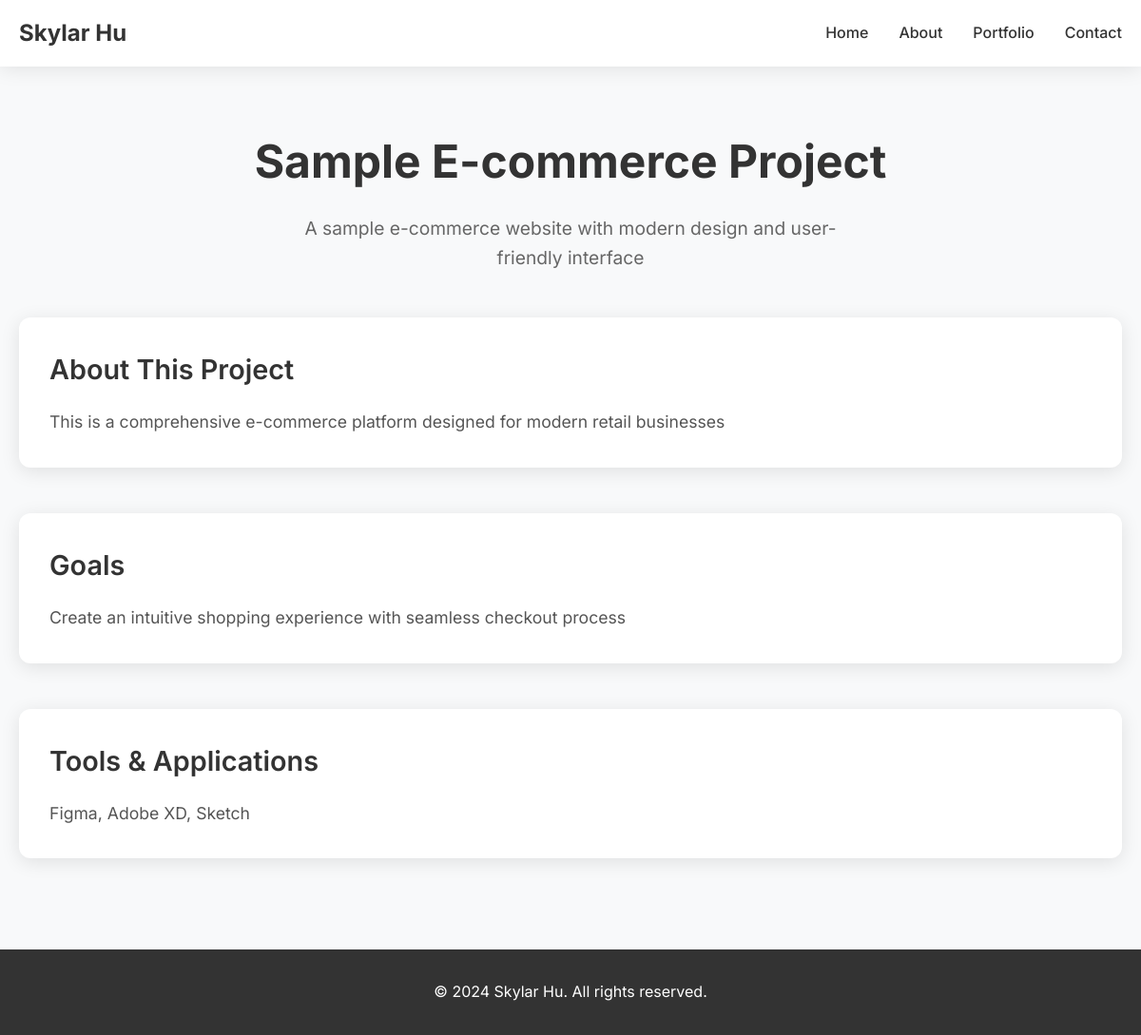
The page /ecommerce/1 on the database its author committed.
### portfolioapp/models.py (models this page shows, shortened)
class EcommerceProject(models.Model):
    title = models.CharField(max_length=128)
    description = models.TextField()
    image = models.ImageField(upload_to='images/ecommerce/')
    link = models.URLField(blank=True)
    date_posted = models.DateTimeField(auto_now_add=True, null=True)
    order = models.IntegerField(default=0)
    tags = models.ManyToManyField(Tag, blank=True)
    about_project = models.TextField(
        blank=True, help_text="About project section content")
    goals = models.TextField(blank=True, help_text="Goals section content")
    tools_apps = models.TextField(
        blank=True, help_text="Tools & Apps section content")
    design_process_image = models.ImageField(
        upload_to='images/ecommerce/process/', blank=True, help_text="Design process section image")
    user_interface_image = models.ImageField(
        upload_to='images/ecommerce/ui/', blank=True, help_text="User interface section image")
    mobile_design_image = models.ImageField(
        upload_to='images/ecommerce/mobile/', blank=True, help_text="Mobile design section image")
    product_pages_image = models.ImageField(
        upload_to='images/ecommerce/products/', blank=True, help_text="Product pages section image")
    checkout_flow_image = models.ImageField(
        upload_to='images/ecommerce/checkout/', blank=True, help_text="Checkout flow section image")
    others_image = models.ImageField(
        upload_to='images/ecommerce/others/', blank=True, help_text="Others section image")
    class Meta:
        ordering = ['order']
        verbose_name = 'E-commerce Design'
        verbose_name_plural = 'E-commerce Design'

### portfolioapp/views.py (the view)
def ecommerce_detail(request, ecommerce_id):
    ecommerce_project = get_object_or_404(EcommerceProject, id=ecommerce_id)
    return render(request, 'portfolioapp/ecommerce_detail.html', {"ecommerce_project": ecommerce_project})

### portfolioapp/templates/portfolioapp/ecommerce_detail.html (shortened to what this page needs)
<!DOCTYPE html>
<html lang="en">
<head>
    <link rel="stylesheet" href="https://cdnjs.cloudflare.com/ajax/libs/font-awesome/6.0.0/css/all.min.css">
</head>
<body>
    <nav class="navbar">
        <div class="container">
            <div class="nav-content">
                <a href="/" class="logo">Skylar Hu</a>
                <ul class="nav-links">
                    <li><a href="/">Home</a></li>
                    <li><a href="/#about">About</a></li>
                    <li><a href="/#portfolio">Portfolio</a></li>
                    <li><a href="/#contact">Contact</a></li>
                </ul>
            </div>
        </div>
    </nav>
    <main class="main-content">
        <div class="container">
            <div class="project-header">
                <h1 class="project-title">{{ ecommerce_project.title }}</h1>
                <p class="project-subtitle">{{ ecommerce_project.description }}</p>
            </div>
            <div class="project-content">
                {% if ecommerce_project.about_project %}
                <div class="content-section">
                    <h2 class="section-title">About This Project</h2>
                    <div class="section-content">
                        {{ ecommerce_project.about_project|linebreaks }}
                    </div>
                </div>
                {% endif %}
                {% if ecommerce_project.goals %}
                <div class="content-section">
                    <h2 class="section-title">Goals</h2>
                    <div class="section-content">
                        {{ ecommerce_project.goals|linebreaks }}
                    </div>
                </div>
                {% endif %}
                {% if ecommerce_project.tools_apps %}
                <div class="content-section">
                    <h2 class="section-title">Tools & Applications</h2>
                    <div class="section-content">
                        {{ ecommerce_project.tools_apps|linebreaks }}
                    </div>
                </div>
                {% endif %}
            </div>
        </div>
    </main>
    <footer class="footer">
        <div class="container">
            <p>&copy; 2024 Skylar Hu. All rights reserved.</p>
        </div>
    </footer>
</body>
</html>

### portfolioapp/templates/portfolioapp/ecommerce_detail.html (style rules this page uses)
* { margin: 0; padding: 0; box-sizing: border-box; }
body { font-family: 'Inter', sans-serif; line-height: 1.6; color: #333; background-color: #f8f9fa; }
.container { max-width: 1200px; margin: 0 auto; padding: 0 20px; }
.navbar { background: rgba(255, 255, 255, 0.95); backdrop-filter: blur(10px); position: fixed; top: 0; width: 100%; z-index: 1000; padding: 1rem 0; box-shadow: 0 2px 20px rgba(0,0,0,0.1); }
.nav-content { display: flex; justify-content: space-between; align-items: center; }
.logo { font-size: 1.5rem; font-weight: 700; color: #333; text-decoration: none; }
.nav-links { display: flex; list-style: none; gap: 2rem; }
.nav-links a { color: #333; text-decoration: none; font-weight: 500; transition: color 0.3s ease; }
.main-content { margin-top: 100px; padding: 2rem 0; }
.project-header { text-align: center; margin-bottom: 3rem; }
.project-title { font-size: 3rem; font-weight: 700; margin-bottom: 1rem; color: #333; }
.project-subtitle { font-size: 1.2rem; color: #666; max-width: 600px; margin: 0 auto; }
.project-content { display: grid; gap: 3rem; }
.content-section { background: white; padding: 2rem; border-radius: 12px; box-shadow: 0 4px 20px rgba(0,0,0,0.1); }
.section-title { font-size: 1.8rem; font-weight: 600; margin-bottom: 1rem; color: #333; }
.section-content { font-size: 1.1rem; line-height: 1.8; color: #555; }
.footer { background: #333; color: white; text-align: center; padding: 2rem 0; margin-top: 4rem; }

### rows shown on the page
EcommerceProject: title "Sample E-commerce Project", description "A sample e-commerce website with modern design and user-friendly interface", about_project "This is a comprehensive e-commerce platform designed for modern retail businesses", goals "Create an intuitive shopping experience with seamless checkout process", tools_apps "Figma, Adobe XD, Sketch"
